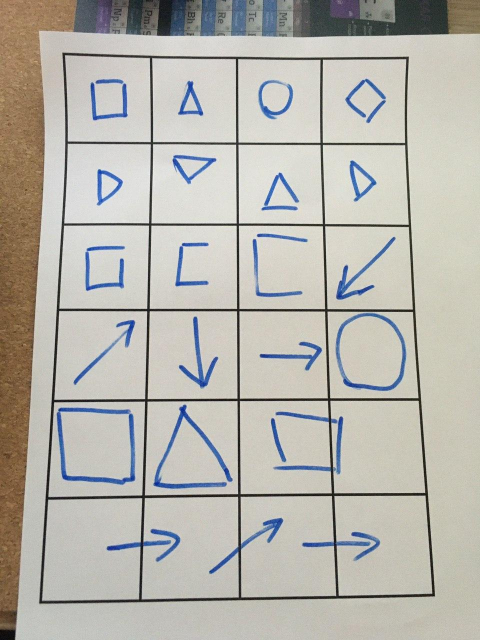
#> input picture samples/sample11.jpg, 960 x 1280 px (shown at 1/2 size)
$ python image.py
#> lines starting #> are read from the running program, lines starting #| are printed output that depends on the picture; after the words box and inside, x2 and y2 are one past the last pixel; in counts of white or black regions, pixels touching at a corner belong together
#> further down, source is the input picture: shape (1280, 960, 3); mean B, G, R 173.9, 181.1, 183.2
#> `source = imutils.resize(source, width=600)`:
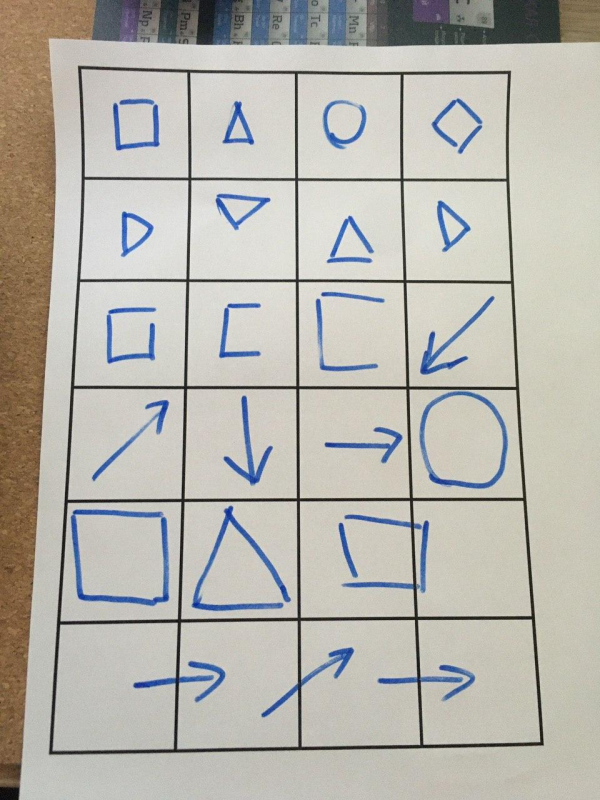
#> source: shape (800, 600, 3); mean B, G, R 173.9, 181.1, 183.2
### lib/transform.py
import numpy as np
import cv2
import imutils


def order_points(pts):
    # initialzie a list of coordinates that will be ordered
    # such that the first entry in the list is the top-left,
    # the second entry is the top-right, the third is the
    # bottom-right, and the fourth is the bottom-left
    rect = np.zeros((4, 2), dtype="float32")
    # the top-left point will have the smallest sum, whereas
    # the bottom-right point will have the largest sum
    s = pts.sum(axis=1)
    rect[0] = pts[np.argmin(s)]
    rect[2] = pts[np.argmax(s)]
    # now, compute the difference between the points, the
    # top-right point will have the smallest difference,
    # whereas the bottom-left will have the largest difference
    diff = np.diff(pts, axis=1)
    rect[1] = pts[np.argmin(diff)]
    rect[3] = pts[np.argmax(diff)]
    # return the ordered coordinates
    return rect


def four_point_transform(image, pts, margin):
    # obtain a consistent order of the points and unpack them
    # individually
    rect = order_points(pts)
    (tl, tr, br, bl) = rect
    # compute the width of the new image, which will be the
    # maximum distance between bottom-right and bottom-left
    # x-coordiates or the top-right and top-left x-coordinates
    widthA = np.sqrt(((br[0] - bl[0]) ** 2) + ((br[1] - bl[1]) ** 2))
    widthB = np.sqrt(((tr[0] - tl[0]) ** 2) + ((tr[1] - tl[1]) ** 2))
    maxWidth = max(int(widthA), int(widthB))
    # compute the height of the new image, which will be the
    # maximum distance between the top-right and bottom-right
    # y-coordinates or the top-left and bottom-left y-coordinates
    heightA = np.sqrt(((tr[0] - br[0]) ** 2) + ((tr[1] - br[1]) ** 2))
    heightB = np.sqrt(((tl[0] - bl[0]) ** 2) + ((tl[1] - bl[1]) ** 2))
    maxHeight = max(int(heightA), int(heightB))
    # now that we have the dimensions of the new image, construct
    # the set of destination points to obtain a "birds eye view",
    # (i.e. top-down view) of the image, again specifying points
    # in the top-left, top-right, bottom-right, and bottom-left
    # order
    dst = np.array([
        [0, 0],
        [maxWidth - 1, 0],
        [maxWidth - 1, maxHeight - 1],
        [0, maxHeight - 1]], dtype="float32")
    # compute the perspective transform matrix and then apply it
    M = cv2.getPerspectiveTransform(rect, dst)
    return cv2.warpPerspective(image, M, (maxWidth + margin * 2, maxHeight + margin * 2))


def auto_transform(image, margin=0):
#> called with margin = 5
    ratio = image.shape[0] / 500.0
    orig = image.copy()
    image = imutils.resize(image, height=500)
    image = cv2.cvtColor(image, cv2.COLOR_BGR2GRAY)
#> image: shape (500, 375)
    image = cv2.GaussianBlur(image, (5, 5), 0)
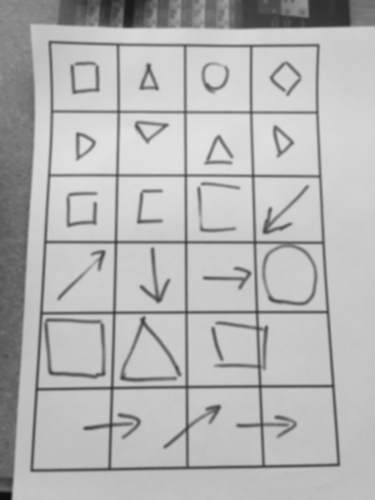
#> image: shape (500, 375); min 14, max 226, mean 181
    image = cv2.Canny(image, 75, 200)
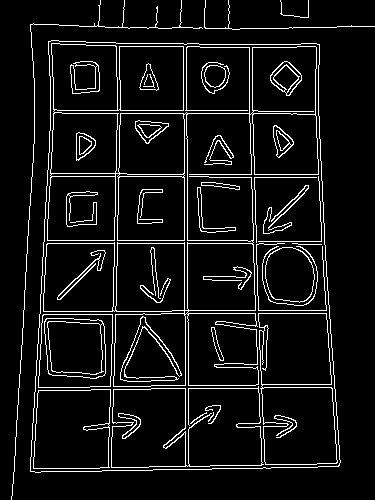
#> image: shape (500, 375); 7.5% white in thin lines or dots

    # find the contours in the edged image, keeping only the
    # largest ones, and initialize the screen contour
    cnts = cv2.findContours(image, cv2.RETR_LIST, cv2.CHAIN_APPROX_SIMPLE)
#> cnts = 93 contours, 19 with area under 20; largest, box (x1, y1, x2, y2) and area: (30, 40, 341, 473) 121278, (30, 40, 341, 473) 121276, (43, 43, 319, 387) 56547, (258, 313, 338, 465) 10274, (33, 389, 111, 469) 5752
    cnts = imutils.grab_contours(cnts)
    cnts = sorted(cnts, key=cv2.contourArea, reverse=True)[:5]
#> cnts = 5 contours; box (x1, y1, x2, y2) and area: (30, 40, 341, 473) 121278, (30, 40, 341, 473) 121276, (43, 43, 319, 387) 56547, (258, 313, 338, 465) 10274, (33, 389, 111, 469) 5752
    # loop over the contours
    for c in cnts:
        # approximate the contour
        peri = cv2.arcLength(c, True)
        approx = cv2.approxPolyDP(c, 0.02 * peri, True)
        # if our approximated contour has four points, then we
        # can assume that we have found our screen
        if len(approx) == 4:
            screenCnt = approx
            break
#> this loop made 1 pass
#> (peri, screenCnt) on pass 1: (1457.9, [[48, 41], [30, 471], [338, 466], [319, 44]])

    # apply the four point transform to obtain a top-down
    # view of the original image
    pts = screenCnt.reshape(4, 2) * ratio
#> pts = [[76.8, 65.6], [48, 753.6], [540.8, 745.6], [510.4, 70.4]]
    return four_point_transform(orig, pts - margin, margin)
#> in order_points, `s = pts.sum(axis=1)`: s = [132.4, 791.6, 1276.4, 570.8]
#> in order_points, `diff = np.diff(pts, axis=1)`: diff = [-11.2, 705.6, 204.8, -440]
#> in four_point_transform, `rect = order_points(pts)`: rect = [[71.8, 60.6], [505.4, 65.4], [535.8, 740.6], [43, 748.6]]
#> in four_point_transform, `(tl, tr, br, bl) = rect`: tl = [71.8, 60.6]; tr = [505.4, 65.4]; br = [535.8, 740.6]; bl = [43, 748.6]
#> in four_point_transform, `widthA = np.sqrt(((br[0] - bl[0]) ** 2) + ((br[1] - bl[1]) ** 2))`: widthA = 492.9
#> in four_point_transform, `widthB = np.sqrt(((tr[0] - tl[0]) ** 2) + ((tr[1] - tl[1]) ** 2))`: widthB = 433.6
#> in four_point_transform, `maxWidth = max(int(widthA), int(widthB))`: maxWidth = 492
#> in four_point_transform, `heightA = np.sqrt(((tr[0] - br[0]) ** 2) + ((tr[1] - br[1]) ** 2))`: heightA = 675.9
#> in four_point_transform, `heightB = np.sqrt(((tl[0] - bl[0]) ** 2) + ((tl[1] - bl[1]) ** 2))`: heightB = 688.6
#> in four_point_transform, `maxHeight = max(int(heightA), int(heightB))`: maxHeight = 688
#> in four_point_transform, `dst = np.array([ [0, 0], [maxWidth - 1, 0], [maxWidth - 1, maxHeight -..`: dst = [[0, 0], [491, 0], [491, 687], [0, 687]]
#> in four_point_transform, `M = cv2.getPerspectiveTransform(rect, dst)`: M = [[1.12, 0.047, -83.44], [-0.0127, 1.15, -68.54], [-4.23e-05, 0.000201, 1]]
#> in four_point_transform, `return cv2.warpPerspective(image, M, (maxWidth + margin * 2, maxHeight..`:
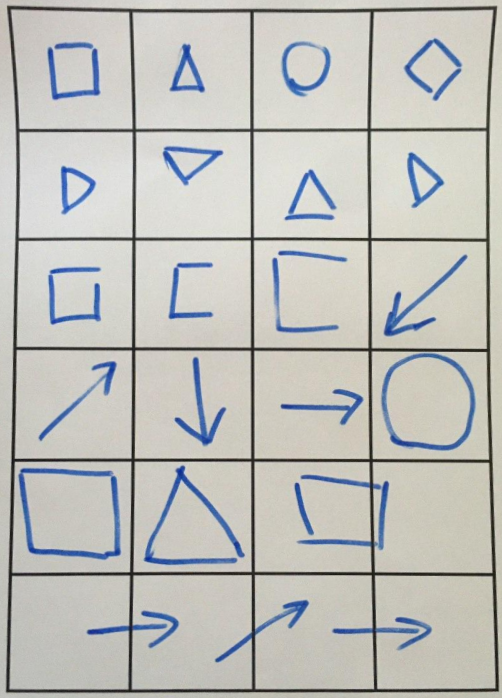
#> returned value: shape (698, 502, 3); mean of channels 0, 1, 2 186.8, 190.6, 190.2; drawn as B, G, R

### lib/grid.py
import cv2
from lib import rect


def find_rects(image, min_ratio=0.5, max_ratio=1.7, min_width=50, max_width=150):
#> called with min_ratio = 0.5, max_ratio = 1.7, min_width = 50, max_width = 150
    image = cv2.cvtColor(image, cv2.COLOR_BGR2GRAY)
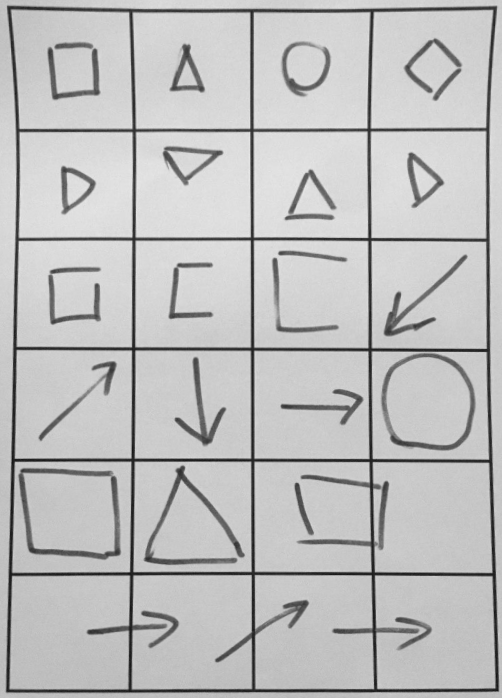
#> image: shape (698, 502); min 19, max 232, mean 190.1
    image = cv2.GaussianBlur(image, (5, 5), 0)
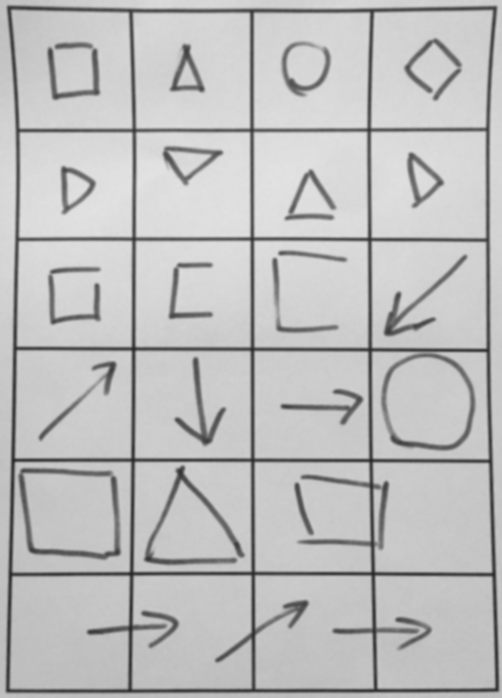
#> image: shape (698, 502); min 38, max 227, mean 190.1
    image = cv2.adaptiveThreshold(image, 255, 1, 1, 11, 2)
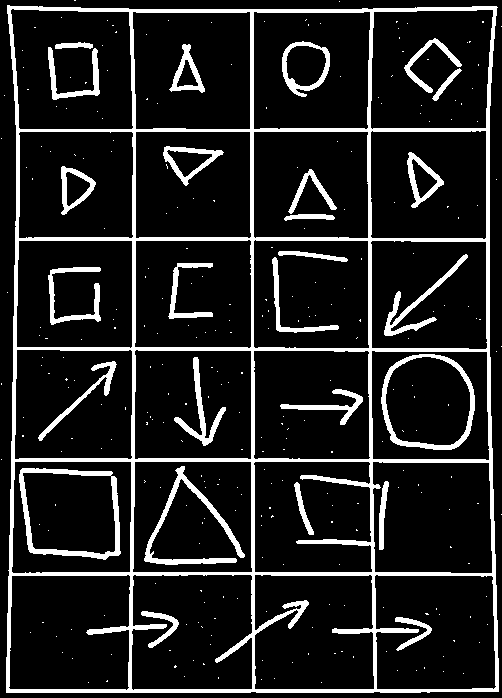
#> image: shape (698, 502); 12.8% white; 303 white regions (276 under 20 px)
    contours, _ = cv2.findContours(image, cv2.RETR_LIST, cv2.CHAIN_APPROX_SIMPLE)
#> contours = 334 contours, 276 with area under 20; largest, box (x1, y1, x2, y2) and area: (6, 5, 499, 693) 328248, (370, 9, 494, 130) 13827, (10, 8, 134, 130) 13757, (132, 11, 251, 130) 13572, (131, 574, 253, 691) 13446

    rects = []
    for c in contours:
        x, y, width, height = cv2.boundingRect(c)
        ratio = abs(width / height)
        if (min_ratio < ratio < max_ratio) and (min_width < width < max_width):
            rects.append(rect.Rect(x, y, width, height))
#> this loop made 59 passes
#> (x, y, width, height, ratio) on passes 1, 2, 4, 5, 7, 8, 9, 10: (321, 682, 1, 1, 1), (88, 682, 1, 1, 1), (261, 679, 1, 1, 1), (274, 678, 1, 1, 1), (184, 676, 1, 1, 1), (463, 673, 1, 1, 1), (443, 671, 1, 1, 1), (416, 670, 1, 1, 1)
#> after the loop, rects = []

    rects = sorted(rects)

    result = []
    for r1 in rects:
        include = False
        for idx, r2 in enumerate(rects):
            if r2.include(r1):
                include = True
                break
        if not include:
            result.append(r1)

    return result

### image.py
import cv2
import imutils
from lib import transform as tr, grid

source = cv2.imread("samples/sample11.jpg")
source = imutils.resize(source, width=600)
image = tr.auto_transform(source, 5)
#> (the run stopped early here; a loop or call above may not have finished)

$ run again, with samples/sample1.jpg copied over samples/sample11.jpg
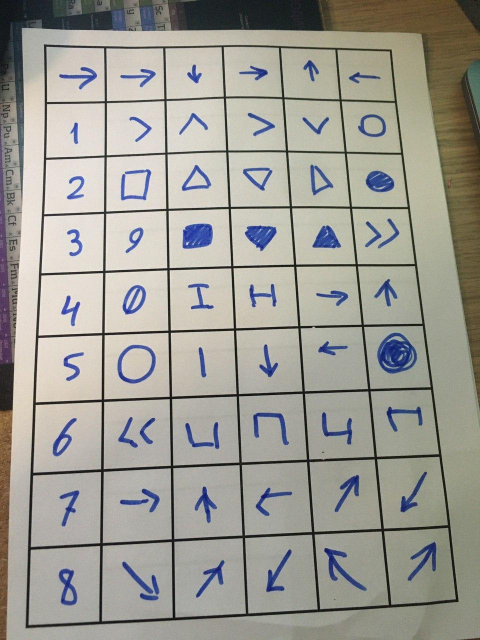
#> input picture samples/sample1.jpg, 960 x 1280 px (shown at 1/2 size)
#> source is the input picture: shape (1280, 960, 3); mean B, G, R 148.4, 156.3, 157.9
#> source: shape (800, 600, 3)
#> in auto_transform, `image = cv2.Canny(image, 75, 200)`:
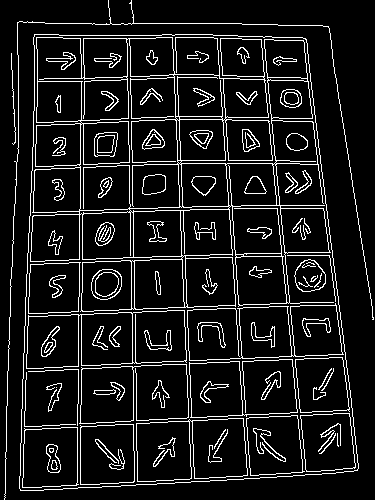
#> image: shape (500, 375); 10% white in thin lines or dots
#> in auto_transform, `cnts = cv2.findContours(image, cv2.RETR_LIST, cv2.CHAIN_APPROX_SIMPLE)`: cnts = 215 contours, 49 with area under 20; largest, box (x1, y1, x2, y2) and area: (19, 34, 359, 491) 136191, (19, 34, 359, 491) 136188, (30, 37, 334, 312) 65554, (79, 38, 180, 211) 8998, (26, 310, 187, 369) 7946
#> in auto_transform, `cnts = sorted(cnts, key=cv2.contourArea, reverse=True)[:5]`: cnts = 5 contours; box (x1, y1, x2, y2) and area: (19, 34, 359, 491) 136191, (19, 34, 359, 491) 136188, (30, 37, 334, 312) 65554, (79, 38, 180, 211) 8998, (26, 310, 187, 369) 7946
#> the loop in auto_transform, `for c in cnts:` made 1 pass
#> (peri, screenCnt) on pass 1: (1538.2, [[34, 34], [20, 490], [357, 470], [306, 39]])
#> pts = [[54.4, 54.4], [32, 784], [571.2, 752], [489.6, 62.4]]
#> s = [98.8, 806, 1313.2, 542]
#> diff = [0, 752, 180.8, -427.2]
#> rect = [[49.4, 49.4], [484.6, 57.4], [566.2, 747], [27, 779]]
#> tl = [49.4, 49.4]; tr = [484.6, 57.4]; br = [566.2, 747]; bl = [27, 779]
#> widthA = 540.1
#> widthB = 435.3
#> maxWidth = 540
#> heightA = 694.4
#> heightB = 729.9
#> maxHeight = 729
#> dst = [[0, 0], [539, 0], [539, 728], [0, 728]]
#> M = [[1.19, 0.0366, -60.78], [-0.0232, 1.26, -61.15], [-0.000114, 0.000344, 1]]
#> in find_rects, `image = cv2.adaptiveThreshold(image, 255, 1, 1, 11, 2)`:
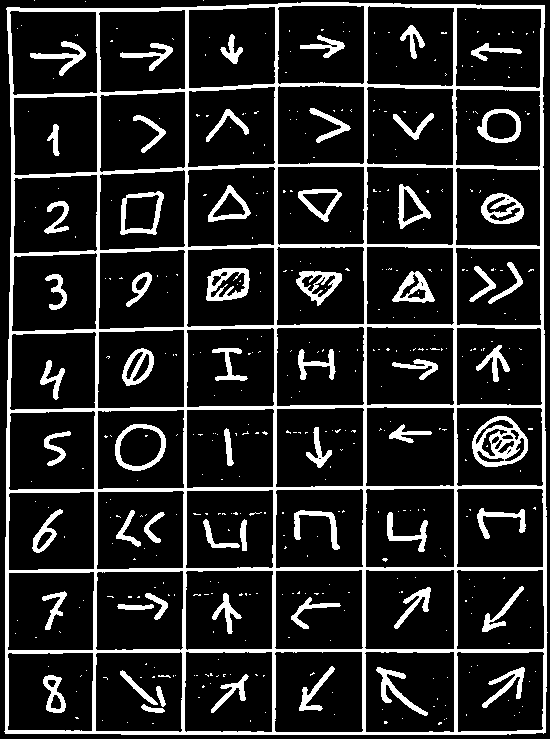
#> image: shape (739, 550); 15.6% white; 442 white regions (380 under 20 px)
#> contours = 534 contours, 389 with area under 20; largest, box (x1, y1, x2, y2) and area: (4, 2, 548, 735) 390869, (364, 651, 455, 733) 7143, (274, 651, 364, 733) 7055, (9, 10, 98, 96) 7038, (364, 569, 455, 650) 7037
#> the loop in find_rects, `for c in contours:` made 58 passes
#> (x, y, width, height, ratio) on passes 2, 3, 4, 6, 7, 8, 9, 11: (438, 722, 4, 3, 1.33), (127, 722, 1, 1, 1), (384, 721, 4, 3, 1.33), (102, 720, 1, 1, 1), (444, 719, 1, 1, 1), (446, 718, 1, 1, 1), (402, 718, 1, 1, 1), (514, 715, 1, 1, 1)
#> after the loop in find_rects, `for c in contours:`: rects = []

$ run again, with samples/sample10.jpg copied over samples/sample11.jpg
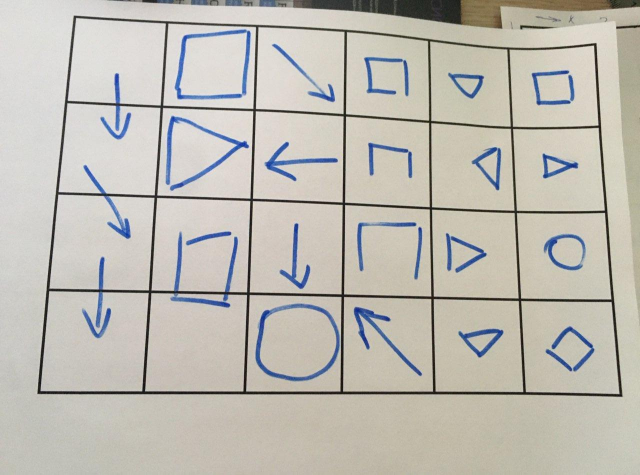
#> input picture samples/sample10.jpg, 1280 x 949 px (shown at 1/2 size)
#> source is the input picture: shape (949, 1280, 3); mean B, G, R 179.5, 187.5, 190.6
#> source: shape (444, 600, 3)
#> in auto_transform, `image = cv2.Canny(image, 75, 200)`:
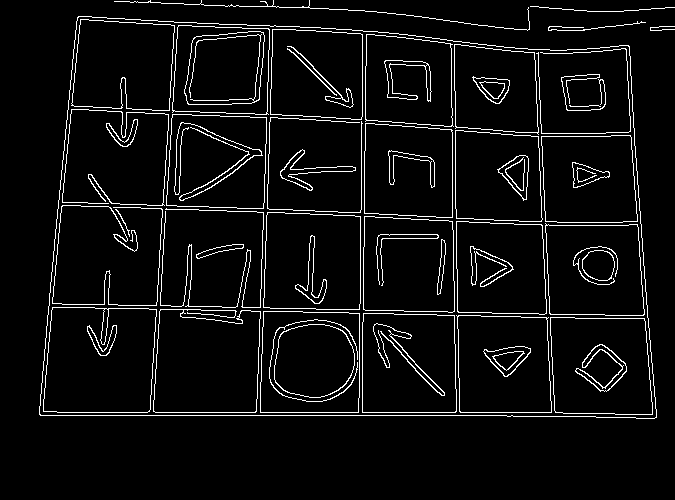
#> image: shape (500, 675); 5.5% white in thin lines or dots, all inside (x1, y1, x2, y2) = (39, 0, 675, 419)
#> in auto_transform, `cnts = cv2.findContours(image, cv2.RETR_LIST, cv2.CHAIN_APPROX_SIMPLE)`: cnts = 101 contours, 12 with area under 20; largest, box (x1, y1, x2, y2) and area: (39, 16, 657, 419) 223772, (39, 16, 657, 419) 223766, (43, 307, 157, 413) 11019, (43, 307, 157, 413) 10857, (153, 309, 261, 413) 9864
#> in auto_transform, `cnts = sorted(cnts, key=cv2.contourArea, reverse=True)[:5]`: cnts = 5 contours; box (x1, y1, x2, y2) and area: (39, 16, 657, 419) 223772, (39, 16, 657, 419) 223766, (43, 307, 157, 413) 11019, (43, 307, 157, 413) 10857, (153, 309, 261, 413) 9864
#> the loop in auto_transform, `for c in cnts:` made 1 pass
#> (peri, screenCnt) on pass 1: (1984.6, [[77, 17], [40, 415], [656, 417], [628, 45]])
#> pts = [[68.38, 15.1], [35.52, 368.5], [582.5, 370.3], [557.7, 39.96]]
#> s = [73.47, 394, 942.8, 587.6]
#> diff = [-53.28, 333, -212.2, -517.7]
#> rect = [[63.38, 10.1], [552.7, 34.96], [577.5, 365.3], [30.52, 363.5]]
#> tl = [63.38, 10.1]; tr = [552.7, 34.96]; br = [577.5, 365.3]; bl = [30.52, 363.5]
#> widthA = 547
#> widthB = 489.9
#> maxWidth = 547
#> heightA = 331.3
#> heightB = 354.9
#> maxHeight = 354
#> dst = [[0, 0], [546, 0], [546, 353], [0, 353]]
#> M = [[1.03, 0.0959, -66.31], [-0.0563, 1.11, -7.62], [-0.00015, 0.000329, 1]]
#> in find_rects, `image = cv2.adaptiveThreshold(image, 255, 1, 1, 11, 2)`:
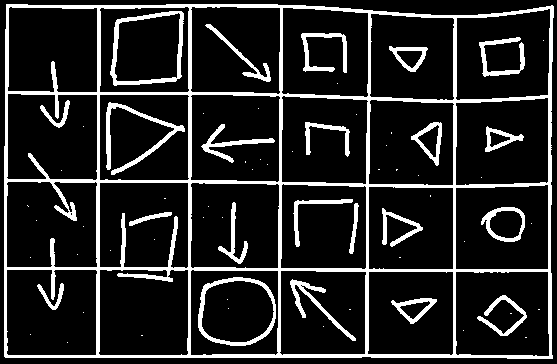
#> image: shape (364, 557); 14.7% white; 68 white regions (45 under 20 px)
#> contours = 101 contours, 47 with area under 20; largest, box (x1, y1, x2, y2) and area: (4, 4, 554, 359) 191024, (455, 271, 550, 357) 7808, (455, 8, 551, 101) 7750, (455, 97, 549, 186) 7713, (455, 184, 549, 270) 7700
#> the loop in find_rects, `for c in contours:` made 18 passes
#> (x, y, width, height, ratio) on passes 1, 4, 5, 6, 8, 11, 12, 13: (67, 342, 1, 1, 1), (30, 334, 1, 1, 1), (463, 330, 1, 1, 1), (323, 326, 1, 1, 1), (83, 312, 1, 1, 1), (228, 308, 1, 1, 1), (399, 300, 32, 20, 1.6), (227, 299, 1, 1, 1)
#> after the loop in find_rects, `for c in contours:`: rects = []

$ run again, with samples/sample2.jpg copied over samples/sample11.jpg
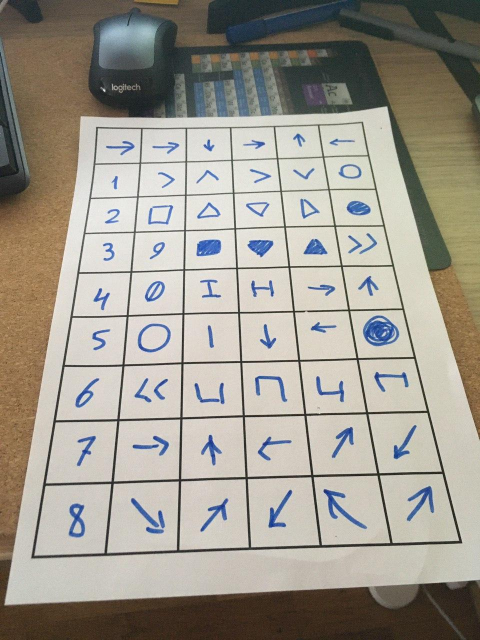
#> input picture samples/sample2.jpg, 960 x 1280 px (shown at 1/2 size)
#> source is the input picture: shape (1280, 960, 3); mean B, G, R 143.6, 154.1, 158.9
#> source: shape (800, 600, 3)
#> in auto_transform, `cnts = cv2.findContours(image, cv2.RETR_LIST, cv2.CHAIN_APPROX_SIMPLE)`: cnts = 236 contours, 44 with area under 20; largest, box (x1, y1, x2, y2) and area: (24, 94, 362, 437) 90276, (24, 211, 362, 437) 19782, (240, 324, 358, 426) 7313, (27, 378, 87, 434) 2762, (84, 376, 140, 432) 2723
#> in auto_transform, `cnts = sorted(cnts, key=cv2.contourArea, reverse=True)[:5]`: cnts = 5 contours; box (x1, y1, x2, y2) and area: (24, 94, 362, 437) 90276, (24, 211, 362, 437) 19782, (240, 324, 358, 426) 7313, (27, 378, 87, 434) 2762, (84, 376, 140, 432) 2723
#> the loop in auto_transform, `for c in cnts:` made 1 pass
#> (peri, screenCnt) on pass 1: (1275.2, [[283, 94], [74, 99], [25, 436], [360, 424]])
#> pts = [[452.8, 150.4], [118.4, 158.4], [40, 697.6], [576, 678.4]]
#> s = [593.2, 266.8, 727.6, 1244.4]
#> diff = [-302.4, 40, 657.6, 102.4]
#> rect = [[113.4, 153.4], [447.8, 145.4], [571, 673.4], [35, 692.6]]
#> tl = [113.4, 153.4]; tr = [447.8, 145.4]; br = [571, 673.4]; bl = [35, 692.6]
#> widthA = 536.3
#> widthB = 334.5
#> maxWidth = 536
#> heightA = 542.2
#> heightB = 544.9
#> maxHeight = 544
#> dst = [[0, 0], [535, 0], [535, 543], [0, 543]]
#> M = [[1.93, 0.28, -261.6], [0.047, 1.97, -306.8], [5.78e-06, 0.00136, 1]]
#> in find_rects, `image = cv2.adaptiveThreshold(image, 255, 1, 1, 11, 2)`:
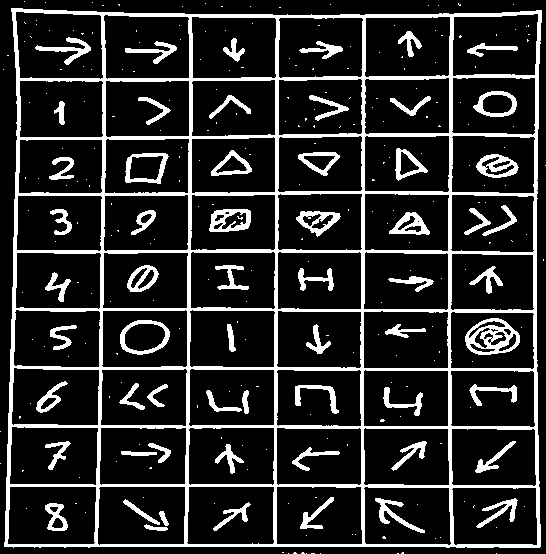
#> image: shape (554, 546); 16.5% white; 289 white regions (228 under 20 px)
#> contours = 377 contours, 233 with area under 20; largest, box (x1, y1, x2, y2) and area: (4, 8, 542, 548) 280357, (15, 11, 104, 80) 5489, (103, 14, 190, 80) 5252, (191, 16, 277, 79) 5075, (7, 486, 97, 545) 5030
#> the loop in find_rects, `for c in contours:` made 39 passes
#> (x, y, width, height, ratio) on passes 1, 3, 5, 6, 11, 12, 13, 14: (496, 553, 1, 1, 1), (320, 553, 1, 1, 1), (306, 553, 1, 1, 1), (288, 553, 1, 1, 1), (435, 538, 1, 1, 1), (440, 537, 1, 1, 1), (382, 536, 4, 3, 1.33), (306, 535, 1, 1, 1)
#> after the loop in find_rects, `for c in contours:`: rects = []
